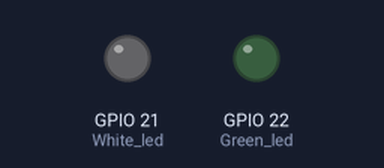
This sketch was run on a simulated ESP32. Parts: output pins drawn as LEDs (lit = HIGH). WiFi joins after 1.5 s; servers stay silent unless stated; what the sketch prints to the serial monitor is not drawn.

Above: at 0.1 s.
At 1.8 s:
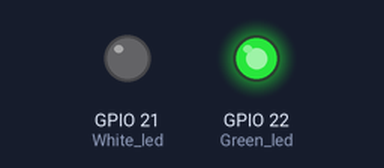
Timing chart, 0 to 3.3 s (numbered marks = the images above):
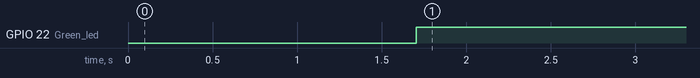

The sketch:

sketch_jan13b.ino
```cpp
// Master
#include <WiFi.h>
#include <HTTPClient.h>

#define Green_led 22
#define White_led 21

const char* ssid = "ESP32-Access-Point";
const char* password = "123456789";

//Your IP address or domain name with URL path
const char* serverNameP_state = "http://192.168.4.1/P_state";

String P_state;

unsigned long previousMillis = 0;
const long interval = 750;

void setup() {
  Serial.begin(115200);
  pinMode(Green_led,OUTPUT);
  pinMode(White_led,OUTPUT);
  WiFi.begin(ssid, password);
  Serial.println("Connecting");
  while(WiFi.status() != WL_CONNECTED) {
    delay(500);
    Serial.print(".");
  }
  Serial.println("");
  Serial.print("Connected to WiFi network with IP Address: ");
  Serial.println(WiFi.localIP());
}

void loop() {
  unsigned long currentMillis = millis();

  if(currentMillis - previousMillis >= interval) {
     // Check WiFi connection status
    if(WiFi.status()== WL_CONNECTED ){
      P_state = httpGETRequest(serverNameP_state);
      Serial.println("Analog Value: " + P_state );
      if(P_state=="1"){
        digitalWrite(Green_led,LOW);
        digitalWrite(White_led,HIGH);
      }
      else{
        digitalWrite(Green_led,HIGH);
        digitalWrite(White_led,LOW);
      }


      // save the last HTTP GET Request
      previousMillis = currentMillis;
    }
    else {
      Serial.println("WiFi Disconnected");
    }
  }
}

String httpGETRequest(const char* serverName) {
  WiFiClient client;
  HTTPClient http;

  // Your Domain name with URL path or IP address with path
  http.begin(client, serverName);

  // Send HTTP POST request
  int httpResponseCode = http.GET();

  String payload = "--";

  if (httpResponseCode>0) {
    Serial.print("HTTP Response code: ");
    Serial.println(httpResponseCode);
    payload = http.getString();
  }
  else {
    Serial.print("Error code: ");
    Serial.println(httpResponseCode);
  }
  // Free resources
  http.end();

  return payload;
}
```

Measured:
- by itself, GPIO 22 (Green_led): LOW → HIGH at 1.7 s
